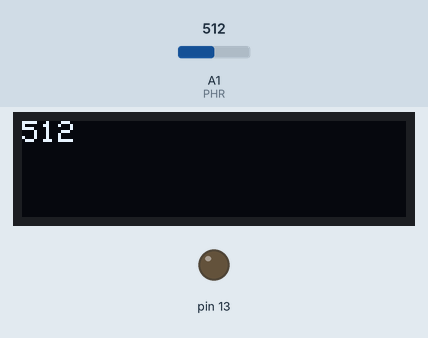
Simulated run of this sketch. Board: Arduino Uno, built with avr-gcc and run on an emulated ATmega328P. Shown: 128×32 one-colour display, output pins drawn as LEDs (lit = HIGH). Inputs (shaded band) come from the test bench; at power-on: A1 (PHR) = 512. The display library's start-up logo is not drawn; no radio packets arrive unless stated.

Above: at 3.2 s.
3.3 s: A1 (PHR) set to 716
At 4.7 s:
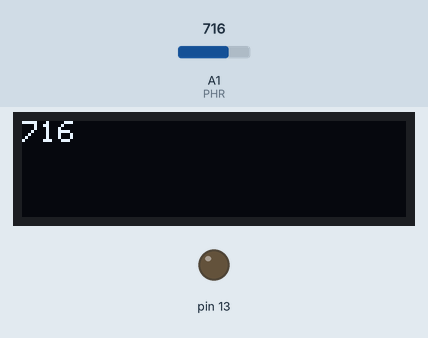
5.5 s: A1 (PHR) set to 900
At 7.2 s:
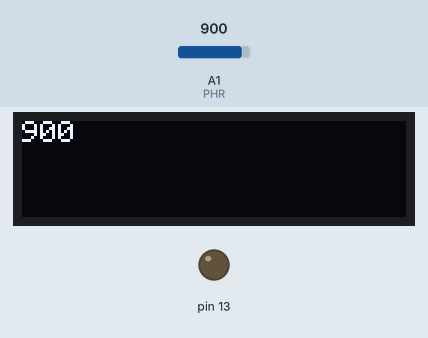
7.5 s: A1 (PHR) set to 1023
At 8.9 s:
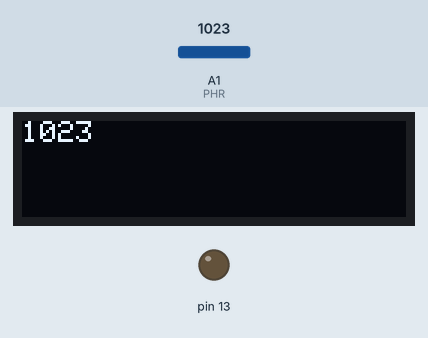
Timing chart, 0 to 10.5 s (numbered marks = the images above; inputs shaded):
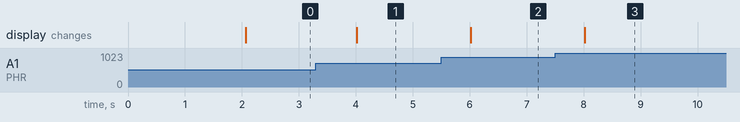

The sketch:

sender.ino
```cpp
#include <Adafruit_SSD1306.h>
#include <SPI.h>
#include <Wire.h>
#include <Adafruit_GFX.h>
#include "RF24.h"

#define OLED_RESET 4
Adafruit_SSD1306 display(OLED_RESET);

#define PHR 15

#define NUMFLAKES 10
#define XPOS 0
#define YPOS 1
#define DELTAY 2

RF24 radio (9,10);

byte addresses[][6] = {"0Node","1Node","2Node","3Node","4Node","5Node"};

#define LOGO16_GLCD_HEIGHT 16
#define LOGO16_GLCD_WIDTH  16

#define MAX_WAIT_FOR_TIMER 3


int val;


unsigned int waitFor(int timer, unsigned long period){
  static unsigned long waitForTimer[MAX_WAIT_FOR_TIMER];
  // numéro de la période modulo 2^32
  unsigned long newTime = micros() / period;
  // delta entre la période courante et celle enregistrée
  int delta = newTime - waitForTimer[timer];
  // en cas de dépassement du nombre de périodes possibles sur 2^32
  if ( delta < 0 ) delta += 1 + (0xFFFFFFFF / period);
  // enregistrement du nouveau numéro de période
  if ( delta ) waitForTimer[timer] = newTime;
  return delta;
}

// void Led(int timer, long period, byte led) {
//   // valeur à mettre sur la led
//   static byte val = 0;
//   // sort s'il y a moins d'une période écoulée
//   if (!waitFor(timer,period)) return;
//   // ecriture
//     //si on a un A
//   digitalWrite(led,val);
//   // changement d'état
//   val = 1 - val;
// }

void Aff (int timer, long period) {
  // sort s'il y a moins d'une période écoulée
  if (!(waitFor(timer,period))) return;

  val = analogRead (PHR);

  // envoie de la valeur
  radio.stopListening();
  radio.write (&val, sizeof (int));

  // affichage du message
     display.clearDisplay();
    display.invertDisplay(false);
    display.setTextSize(1);
    display.setTextColor(WHITE);
    display.setCursor(0,0);
    display.println(val);

    display.display();
}


void setup() {

  radio.begin();
  radio.setChannel(69);
  radio.setRetries(15,15);
  radio.setPALevel(RF24_PA_LOW);
  //radio.openReadingPipe(1,addresses[0]);
  radio.openWritingPipe(addresses[0]);
  radio.printDetails();
  radio.startListening();

  // initialisation de la direction de la broche
  pinMode(13,OUTPUT);

  // photo resistance
  pinMode(PHR,INPUT);

  // initialize with the I2C addr 0x3C (for the 128x32)
  display.begin(SSD1306_SWITCHCAPVCC, 0x3C);

  display.display();
  delay(2000);
  display.clearDisplay();

}


void loop() {
  // Led est exécutée toutes les 100ms
  //Led (0,100000,13);
  Aff (2, 1000000);
}
```

Measured:
- after the input at 3.3 s, the display: changes after 0.72 s (image 1)
- after the input at 5.5 s, the display: changes after 0.52 s (image 2)
- after the input at 7.5 s, the display: changes after 0.52 s (image 3)
